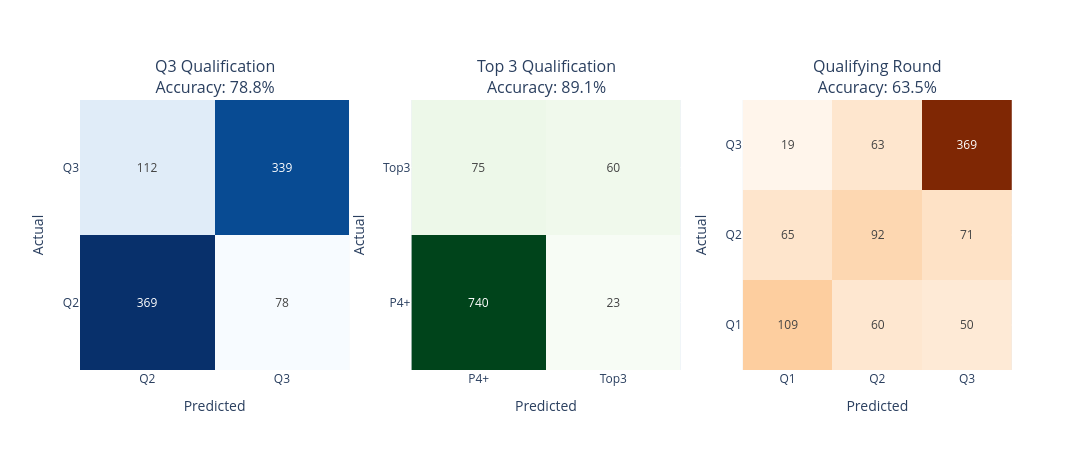

Here is the notebook cell this chart was saved with:
### Markdown cell above
### 7.2 Confusion Matrices

### Code cell
# Extract data
cm_q3 = results_q3['confusion_matrix']
cm_top3 = results_top3['confusion_matrix']
cm_q2 = results_q2['confusion_matrix']

# Labels
labels_q3 = ['Q2', 'Q3']
labels_top3 = ['P4+', 'Top3']
labels_q2 = ['Q1', 'Q2', 'Q3']

# Subplots
fig = make_subplots(
    rows=1, cols=3,
    subplot_titles=[
        f"Q3 Qualification<br>Accuracy: {results_q3['metrics']['accuracy']:.1%}",
        f"Top 3 Qualification<br>Accuracy: {results_top3['metrics']['accuracy']:.1%}",
        f"Qualifying Round<br>Accuracy: {results_q2['metrics']['accuracy']:.1%}"
    ]
)

# ---------------------------
# 1. Q3 heatmap
# ---------------------------
fig.add_trace(
    go.Heatmap(
        z=cm_q3,
        x=labels_q3,
        y=labels_q3,
        colorscale='Blues',
        showscale=False,
        text=cm_q3,
        texttemplate="%{text}"
    ),
    row=1, col=1
)

# ---------------------------
# 2. Top 3 heatmap
# ---------------------------
fig.add_trace(
    go.Heatmap(
        z=cm_top3,
        x=labels_top3,
        y=labels_top3,
        colorscale='Greens',
        showscale=False,
        text=cm_top3,
        texttemplate="%{text}"
    ),
    row=1, col=2
)

# ---------------------------
# 3. Q1/Q2/Q3 multi-class heatmap
# ---------------------------
fig.add_trace(
    go.Heatmap(
        z=cm_q2,
        x=labels_q2,
        y=labels_q2,
        colorscale='Oranges',
        showscale=False,
        text=cm_q2,
        texttemplate="%{text}"
    ),
    row=1, col=3
)

# ---------------------------
# Layout
# ---------------------------
fig.update_xaxes(title="Predicted")
fig.update_yaxes(title="Actual")

fig.update_layout(
    height=450,
    width=1500,
    margin=dict(t=100),
)

fig.show()

### Figure 1 — Plotly figure (JSON) as saved in the notebook; plotly's stock layout.template omitted (floating-point values rounded to 4 significant figures)
{"data": [{"colorscale": [[0, "rgb(247,251,255)"], [0.125, "rgb(222,235,247)"], [0.25, "rgb(198,219,239)"], [0.375, "rgb(158,202,225)"], [0.5, "rgb(107,174,214)"], [0.625, "rgb(66,146,198)"], [0.75, "rgb(33,113,181)"], [0.875, "rgb(8,81,156)"], [1, "rgb(8,48,107)"]], "showscale": false, "text": [[369, 78], [112, 339]], "texttemplate": "%{text}", "type": "heatmap", "x": ["Q2", "Q3"], "xaxis": "x", "y": ["Q2", "Q3"], "yaxis": "y", "z": [[369, 78], [112, 339]]}, {"colorscale": [[0, "rgb(247,252,245)"], [0.125, "rgb(229,245,224)"], [0.25, "rgb(199,233,192)"], [0.375, "rgb(161,217,155)"], [0.5, "rgb(116,196,118)"], [0.625, "rgb(65,171,93)"], [0.75, "rgb(35,139,69)"], [0.875, "rgb(0,109,44)"], [1, "rgb(0,68,27)"]], "showscale": false, "text": [[740, 23], [75, 60]], "texttemplate": "%{text}", "type": "heatmap", "x": ["P4+", "Top3"], "xaxis": "x2", "y": ["P4+", "Top3"], "yaxis": "y2", "z": [[740, 23], [75, 60]]}, {"colorscale": [[0, "rgb(255,245,235)"], [0.125, "rgb(254,230,206)"], [0.25, "rgb(253,208,162)"], [0.375, "rgb(253,174,107)"], [0.5, "rgb(253,141,60)"], [0.625, "rgb(241,105,19)"], [0.75, "rgb(217,72,1)"], [0.875, "rgb(166,54,3)"], [1, "rgb(127,39,4)"]], "showscale": false, "text": [[109, 60, 50], [65, 92, 71], [19, 63, 369]], "texttemplate": "%{text}", "type": "heatmap", "x": ["Q1", "Q2", "Q3"], "xaxis": "x3", "y": ["Q1", "Q2", "Q3"], "yaxis": "y3", "z": [[109, 60, 50], [65, 92, 71], [19, 63, 369]]}], "layout": {"annotations": [{"font": {"size": 16}, "showarrow": false, "text": "Q3 Qualification<br>Accuracy: 78.8%", "x": 0.1444, "xanchor": "center", "xref": "paper", "y": 1, "yanchor": "bottom", "yref": "paper"}, {"font": {"size": 16}, "showarrow": false, "text": "Top 3 Qualification<br>Accuracy: 89.1%", "x": 0.5, "xanchor": "center", "xref": "paper", "y": 1, "yanchor": "bottom", "yref": "paper"}, {"font": {"size": 16}, "showarrow": false, "text": "Qualifying Round<br>Accuracy: 63.5%", "x": 0.8556, "xanchor": "center", "xref": "paper", "y": 1, "yanchor": "bottom", "yref": "paper"}], "height": 450, "margin": {"t": 100}, "width": 1500, "xaxis": {"anchor": "y", "domain": [0, 0.2889], "title": {"text": "Predicted"}}, "xaxis2": {"anchor": "y2", "domain": [0.3556, 0.6444], "title": {"text": "Predicted"}}, "xaxis3": {"anchor": "y3", "domain": [0.7111, 1], "title": {"text": "Predicted"}}, "yaxis": {"anchor": "x", "domain": [0, 1], "title": {"text": "Actual"}}, "yaxis2": {"anchor": "x2", "domain": [0, 1], "title": {"text": "Actual"}}, "yaxis3": {"anchor": "x3", "domain": [0, 1], "title": {"text": "Actual"}}}}
